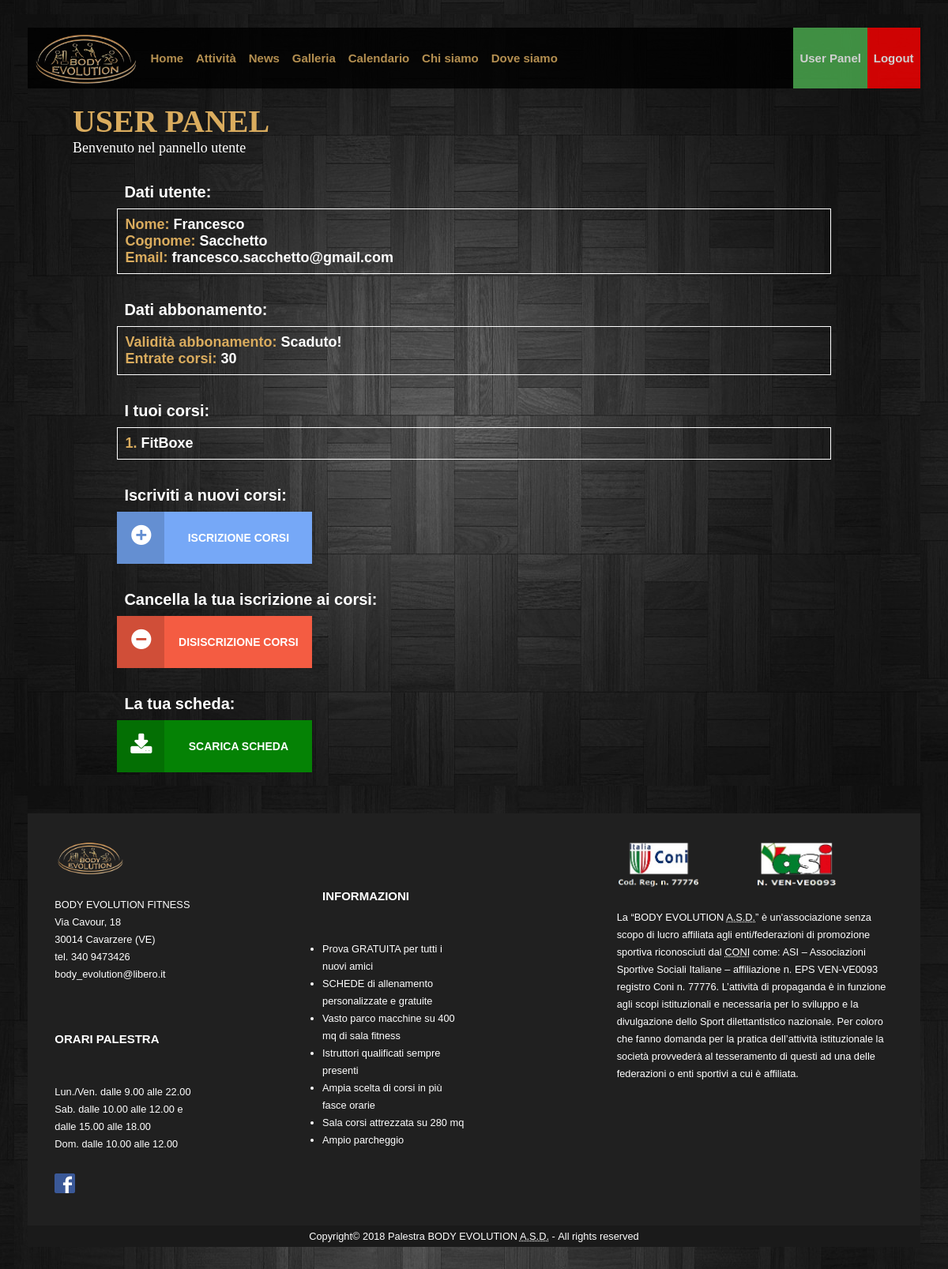
Page /PHP/userPanel.php (signed in) on the committed database.
### tables this page shows
CREATE TABLE `utente` (
  `CodiceUtente` int(10) NOT NULL,
  `Nome` varchar(150) NOT NULL,
  `Cognome` varchar(150) NOT NULL,
  `Password` varchar(50) NOT NULL,
  `Email` varchar(50) NOT NULL,
  `Tipo` varchar(50) NOT NULL DEFAULT 'user'
);

CREATE TABLE `abbonamento` (
  `CodiceUtente` int(10) NOT NULL,
  `ScadenzaFitness` date DEFAULT NULL,
  `EntrateCorsi` int(10) DEFAULT 0
);

CREATE TABLE `iscrizionecorso` (
  `CodiceUtente` int(10) NOT NULL,
  `CodiceCorso` int(10) NOT NULL,
  `NomeCorso` varchar(150) NOT NULL
);

### PHP/config.php (called while the page is built, shortened)
<?php
function query($sql) {
    global $connessione;
    $res = mysqli_query($connessione, $sql);
    return $res;
}
?>

### PHP/userPanel.php (the view, shortened to what this page needs)
<?php
	require_once('config.php');
    require_once('printHeader.php');
    $foot = file_get_contents("../Templates/footer.txt");
	$UserPanel = file_get_contents("../Templates/userPanel.txt");
	$notAdmin = file_get_contents("../Templates/notAdmin.txt");
	$logout = "<a id=\"logoutButton\" title=\"Effettua il logout\" href=\"logout.php\"><span lang=\"en\">Logout</span></a>";
	$login = "<a id=\"panelButton\" title=\"Effettua il login\" href=\"areaPersonale.php\">Area Personale</a>";
	$adminPanel = "<a id=\"panelButton\" title=\"Vai al pannello amministratore\" href=\"adminPanel.php\"><span lang=\"en\">Admin Panel</span></a>";
	$userPanel = "<a id=\"panelButton\"  class=\"active\" title=\"Vai al pannello utente\"><span lang=\"en\">User Panel</span></a>";
	$closediv = "</div>";
	$closebody = "</body>";
	$closehtml = "</html>";
	printHead('User Panel');
	if(isset($_SESSION['user_code']) && $_SESSION['user_type'] == 'admin') {
		echo $logout;
		echo $adminPanel;
	} else if(isset($_SESSION['user_code']) && $_SESSION['user_type'] == 'user') {
		echo $logout;
		echo $userPanel;
	} else {
		echo $login;
	}
	echo $closediv;
	echo $closediv;
	if(isset($_SESSION['user_code']) && $_SESSION['user_type'] == 'user') {
		echo $UserPanel;
		$usercode =$_SESSION['user_code'];
		$query = query("SELECT CodiceUtente, Password, Nome, Cognome, Email FROM utente WHERE CodiceUtente=$usercode");
		$data = mysqli_fetch_assoc($query);
		$name =$data['Nome'];
		$cognome =$data['Cognome'];
		$stampa ="<div id=\"datiUtente\" class=\"bloccoDati\">";
		$stampa .="<div class=\"userData\">Dati utente:</div>";
		$stampa .="<div class=\"TabUtente\">";
		$stampa .="<div  id=\"NomeUtente\"><div class=\"EntryUtente\"> Nome: </div><div class=\"EntryTab\">&nbsp;" .$data['Nome']."&ensp;</div></div>";
		$stampa .="<div id=\"CognomeUtente\"><div class=\"EntryUtente\"> Cognome: </div><div class=\"EntryTab\">&nbsp;" .$data['Cognome']."&ensp;</div></div>";
		$stampa .="<div id=\"MailUtente\"><div class=\"EntryUtente\"> <span lang=\"en\"> Email</span>: </div><div class=\"EntryTab\">&nbsp;" .$data['Email']."&ensp;</div></div>";
		$stampa .="</div></div>";
		$query2 = query("SELECT ScadenzaFitness, EntrateCorsi FROM abbonamento WHERE CodiceUtente=$usercode");
		$data = mysqli_fetch_assoc($query2);
		$stampa .="<div id=\"datiAbbonamento\" class=\"bloccoDati\">";
		$stampa .= "<div class=\"userData\">Dati abbonamento:</div>";
		$stampa .="<div class=\"TabUtente\">";
		$stampa .="<div class=\"EntryUtente\"> Validit&agrave; abbonamento:</div>";
		if($data['ScadenzaFitness'] >= date("Y-m-d"))
			$stampa .="<div id=\"scadenzaAbbonamento\" class=\"EntryTab\">&nbsp;" .$data['ScadenzaFitness']."&ensp;</div>";
		else
			$stampa .=" <div class=\"EntryTab\">&nbsp;Scaduto!&ensp;</div>";
		$stampa .="<div class=\"EntryUtente\"> Entrate corsi:</div><div class=\"EntryTab\">&nbsp;" .$data['EntrateCorsi']."&ensp;</div></div>";
		$stampa .="</div>";
		$query3 = query("SELECT NomeCorso FROM iscrizionecorso WHERE CodiceUtente=$usercode");
		$stampa .="<div id=\"datiCorso\" class=\"bloccoDati\">";
		$stampa .= "<div class=\"userData\">I tuoi corsi:</div>";
		$stampa .="<div class=\"TabUtente\">";
		$countercorsi=1;
		while($data = mysqli_fetch_assoc($query3)){
			$stampa .="<div class=\"EntryUtente\">$countercorsi.</div><div class=\"EntryTab\"> &nbsp;".$data['NomeCorso']."&ensp;</div>";
			$countercorsi++;
		}
		$stampa .="</div>";
		$stampa .="</div>";
		$stampa .="<div id=\"iscrizioneCorsi\" class=\"bloccoDati\">";
		$stampa .= "<div class=\"userData\">Iscriviti a nuovi corsi:</div>";
		$stampa .= "<a class=\"btn btn-10 btn-sep icon-addcorso\" href=\"formCorsi.php?attr=0\" title=\"Iscriviti a nuovi corsi\">Iscrizione corsi</a>";
		$stampa .="</div>";
        $stampa .="<div id=\"discrizioneCorsi\" class=\"bloccoDati\">";
        $stampa .= "<div class=\"userData\">Cancella la tua iscrizione ai corsi:</div>";
        $stampa .="<a class=\"btn btn-12 btn-sep icon-removecorso\" href=\"formCorsi.php?attr=1\" title=\"Disiscriviti dai corsi\">Disiscrizione corsi</a>";
        $stampa .="</div>";
		$query4 = query("SELECT LinkScheda FROM scheda WHERE CodiceUtente=$usercode");
		$data = mysqli_fetch_assoc($query4);
		$stampa .="<div id=\"datiScheda\" class=\"bloccoDati\">";
		$stampa .= "<div class=\"userData\">La tua scheda:</div>";
		if($data['LinkScheda']!=null) {
			$stampa .= "<a class=\"btn btn-11 btn-sep icon-schedadownimg\" href=\"../Uploads/upSchede/".$data['LinkScheda']."\" download=\"Scheda ".$name." ".$cognome."\" title=\"Scarica la tua scheda\">Scarica scheda</a>";
		}
		else
			$stampa.="<div class=\"EntryUtente\">Nessuna scheda associata.</div>";
		$stampa .="</div>";
		echo $stampa;
	}
	else {
		echo $notAdmin;
	}
	echo $foot;
	echo $closebody;
	echo $closehtml;
?>

### PHP/printHeader.php (shortened to what this page needs)
<?php
	function printHead($title){
		echo("
		<!DOCTYPE html>
		<html lang=\"it\">
		<head>
			<title>".$title." | Body Evolution</title>
			<meta charset=\"utf-8\">
			<meta name=\"viewport\" content=\"width=device-width, initial-scale=1.0\"/>
			<link href=\"../CSS/Desktop.css\" rel=\"stylesheet\" media=\"screen\"/>
			<link href=\"../CSS/Tablet.css\" rel=\"stylesheet\" media=\"screen and (min-width:768px) and (max-width:1024px)\"/>
			<link href=\"../CSS/Mobile.css\" rel=\"stylesheet\" media=\"screen and (max-width: 767px)\"/>
			<link href=\"../CSS/Print.css\" rel=\"stylesheet\" media=\"print\"/>
			<link href=\"https://cdnjs.cloudflare.com/ajax/libs/font-awesome/4.7.0/css/font-awesome.min.css\" rel=\"stylesheet\"/>
		</head>
		<body>
			<div id=\"contenitore\">
				<div id=\"Intestazione\">
					<a href=\"#corpo\" id=\"saltaMenu\">Vai al corpo della pagina</a>
					<a class=\"sandwich\"  onclick=\"menuResponsive()\">&#9776;</a>
		");
		if($title == 'Home') {
			echo("<a class=\"active\"><img id=\"logo\" src=\"../IMAGES/logo.png\" alt=\"Logo Body Evolution\" title=\"Logo Body Evolution\"/></a>
			<div class=\"printable\"> BODY EVOLUTION FITNESS</div>");
		}
		else {
			echo("<a href=\"Home.php\"><img id=\"logo\" src=\"../IMAGES/logo.png\" alt=\"Logo Body Evolution\" title=\"Vai alla home\"/></a>
			<div class=\"printable\"> BODY EVOLUTION FITNESS</div>");
		}
		if($title == 'Area Personale') {
			echo("<a class=\"active\"><img id=\"user\" src=\"../IMAGES/user.png\" alt=\"Immagine login\"/></a>
			<div class=\"Menu\" id=\"myMenu\">");
		}
		else {
			echo("<a href=\"areaPersonale.php\"><img id=\"user\" src=\"../IMAGES/user.png\" title=\"Vai all'area personale\" alt=\"Immagine login\"/></a>
			<div class=\"Menu\" id=\"myMenu\">");
		}
		if($title == 'Home') {
			echo("<a class=\"active\"><span lang=\"en\">Home</span></a>");
		}
		else {
			echo("<a href=\"Home.php\" title=\"Vai alla home\"><span lang=\"en\">Home</span></a>");
		}
		if($title == 'Attivita') {
			echo("<a class=\"active\">Attivit&agrave;</a>");
		}
		else {
			echo("<a href=\"Attivita.php\" title=\"Vai alle attività\">Attivit&agrave;</a>");
		}
		if($title == 'News') {
			echo("<a class=\"active\"><span lang=\"en\">News</span></a>");
		}
		else {
			echo("<a href=\"News.php\" title=\"Vai alle news\"><span lang=\"en\">News</span></a>");
		}
		if($title == 'Galleria' || $title == 'Galleria Foto') {
			echo("<a class=\"active\">Galleria</a>");
		}
		else {
			echo("<a href=\"Galleria.php\" title=\"Vai alla galleria\">Galleria</a>");
		}
		if($title == 'Calendario') {
			echo("<a class=\"active\">Calendario</a>");
		}
		else {
			echo("<a href=\"Calendario.php\" title=\"Vai al calendario\">Calendario</a>");
		}
		if($title == 'Chi Siamo') {
			echo("<a class=\"active\">Chi siamo</a>");
		}
		else {
			echo("<a href=\"chiSiamo.php\" title=\"Vai a chi siamo\">Chi siamo</a>");
		}
		if($title == 'Dove Siamo') {
			echo("<a class=\"active\">Dove siamo</a>");
		}
		else {
			echo("<a href=\"doveSiamo.php\" title=\"Vai a dove siamo\">Dove siamo</a>");
		}
	}
?>

### CSS/Desktop.css (style rules this page uses)
* { padding: 0; margin: 0; }
html, body { margin: 0; padding: 0; font-size: 100%; font-family: Verdana, Arial, Helvetica, sans-serif; background-color: #323232; margin:1.5%; background-image: url("../IMAGES/sfondo.jpg"); }
#Intestazione { position: sticky; top: 0; z-index: 5; background-color: #000; opacity: 0.8; }
#logo { float: left; padding: 0.2em; width: 9.19em; }
.Menu { overflow: hidden; font-size: 15px; }
.Menu a { float: left; display: block; color: #DAAC5E; text-align: center; font-weight: bold; padding: 2em 0.53em; text-decoration: none; width: auto; }
.Menu a.active { color: #000; background-color: #DAAC5E; cursor: default; }
#logoutButton { background-color: red; float: right; color: white; }
#panelButton { background-color: #4CAF50; float: right; color: white; }
#Footer { font-size: 0.8em; line-height: 22px; color: white; background-color: rgb(32,32,32); overflow: hidden; clear: both; }
#Footer h2 { font-size: 15px; margin-top: 4em; margin-bottom: 3em; }
.blocco { display: block; }
#footersx { float: left; padding: 3%; width: 22%; }
#logofooter { margin-bottom: 1.5em; width: 50%; }
#logofacebook { width: 2em; margin-top: 2em; }
#footercx { float: left; padding: 3%; margin-left: 8%; width: 22%; }
#footercx ul { margin-left: 0; padding-left: 0; }
#footerdx { float: right; padding: 3%; width: 37%; }
#Coni { float: left; width: 30%; margin-bottom: 1.5em; }
#asi { width: 30%; margin-left: 20%; margin-bottom: 1.5em; }
#footerbottom { padding: 0.2em; clear: both; background-color: rgb(26,26,26); text-align: center; }
#Presentazione { color: #DAAC5E; width:95%; font-family: Verdana; position: relative; font-size: 18px; text-align: left; left: 5%; margin-top: 1em; margin-bottom: 1em; }
#Presentazione p { color:white; }
#titoloPagina { font-size: 40px; }
*,:after,:before { box-sizing:border-box; }
a { color:inherit; text-decoration:none; }
.btn { width: 247px; color: #fff; border: none; font-size: inherit; cursor: pointer; display: inline-block; margin: 18px; text-transform: uppercase; font-weight: 700; font-size:14px; position: relative; text-align: center; }
.btn:before { font-family: 'FontAwesome'; position: absolute; height: 100%; left: 0; top: 0; line-height: 2.2; font-size: 200%; width: 60px; }
.btn-sep { padding: 25px 10px 25px 70px; }
.btn-sep:before { background: rgba(0,0,0,0.15); }
.btn-10 { margin: 0; background: #76a8f7; }
.btn-11 { margin: 0; background: #058205; }
.btn-12 { margin: 0; padding: 25px 0 25px 60px; background: #f45c42; }
.icon-addcorso:before { content: "\f055"; }
.icon-removecorso:before { content: "\f056"; }
.icon-schedadownimg:before { content: "\f019"; align-content: center; }
.bloccoDati { margin: 3% auto; width:80%; }
.TabUtente { border:1px solid white; padding:1%; }
.EntryUtente { float: left; color:#DAAC5E; font-weight: bold; font-size:18px; }
.EntryTab { color: white; font-weight: bold; font-size:18px; }
.userData { color: white; margin:1% 1%; font-weight: bold; font-size:20px; }

### CSS/Tablet.css (style rules this page uses)
#contenitore { margin: 0; border: 0; }
#Intestazione { position: static; }
#logo { float: none; padding: 0.2em; width: 25%; margin-left: 38%; }
.Menu a { display: none; padding: 1em 0.64em; }
#Footer h2 { margin: 0; }
#footersx h2 { margin-top: 2em; }
#footercx { width: 32%; }
#footercx h2 { margin-bottom: 1em; }
#logofooter, #Coni, #asi { display: none; }

### CSS/Mobile.css (style rules this page uses)
#contenitore { margin: 0; border: 0; }
#Intestazione { position: static; }
#logo { float: none; padding: 0.2em; width: 25%; margin-left: 38%; }
.Menu a { display: none; padding: 1em 0.64em; }
#Footer { position: relative; }
#Footer h2 { margin-top: 6%; margin-bottom: 0; }
#footersx { float: none; width: 95%; }
#footercx { float: none; width: 95%; margin-left: 0; }
#footercx h2 { margin-top: 0; }
#footercx ul { margin-left: 4%; }
#footerdx { display: none; }
#logofacebook { width:4em; margin:0; position: absolute; top:15px; right:15px; }
#logofooter, #Coni, #asi { display: none; }
.bloccoDati { width:95%; }
.TabUtente { border:1px solid white; padding:1%; }
.EntryUtente { float: left; color:#DAAC5E; font-weight: bold; font-size:18px; }
.EntryTab { color: white; font-weight: bold; font-size:18px; }
.userData { color: white; margin:1% 1%; font-weight: bold; font-size:20px; }

### rows in the picture
utente: Nome "Francesco", Cognome "Sacchetto", Email "francesco.sacchetto@gmail.com"
abbonamento: EntrateCorsi "30"
iscrizionecorso: NomeCorso "FitBoxe"

### other values in the picture
$UserPanel "USER PANEL Benvenuto nel pannello utente"
